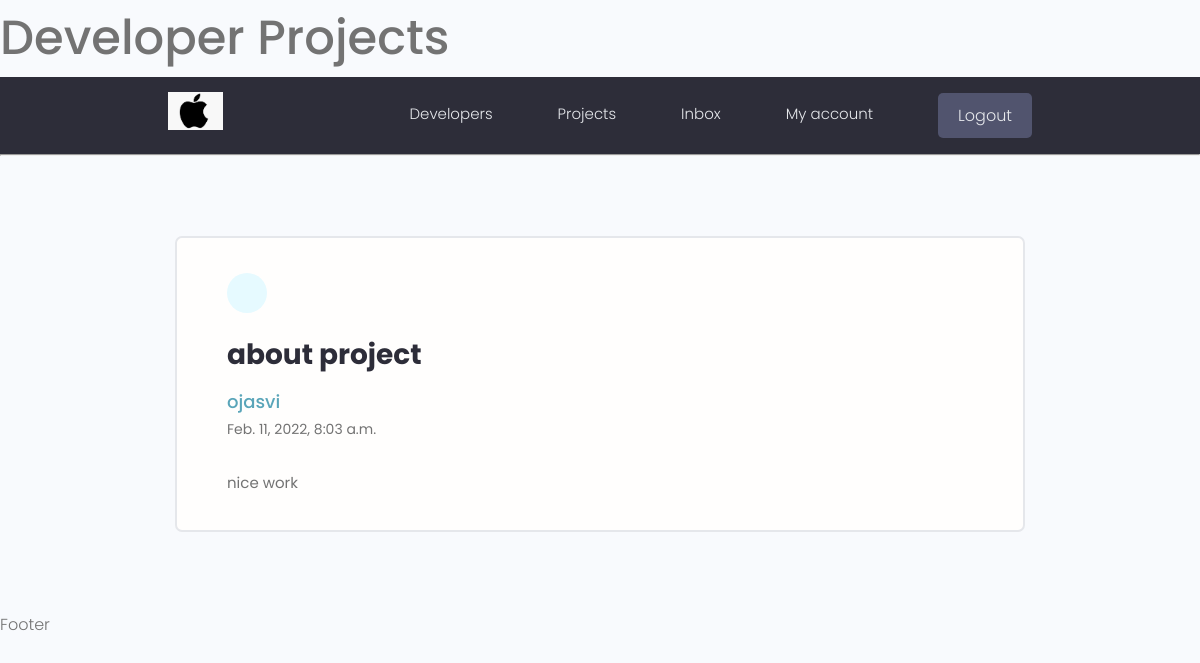
/users/view-message/3/ (signed in), run on the app's committed database.
### users/models.py (models this page shows, shortened)
class Message(models.Model):
    sender = models.ForeignKey(Profile,on_delete=models.SET_NULL,null=True,blank=True)
    recipient = models.ForeignKey(Profile,on_delete=models.SET_NULL,null=True,blank=True,related_name='messages')
    name = models.CharField(max_length=200,null=True,blank=True)
    email = models.EmailField(max_length=200,null=True,blank=True)
    subject = models.CharField(max_length=200,null=True,blank=True)
    body = models.TextField()
    is_read = models.BooleanField(default=False,null=True)
    created = models.DateTimeField(auto_now_add=True)
    class Meta:
        ordering = ['is_read','-created']

### users/views.py (the view)
# urls.py: path('view-message/<str:pk>/',views.viewMessage,name='view-message'),
@login_required(login_url='users:login')
def viewMessage(request,pk):
    message = Message.objects.get(id=pk)
    if message.is_read == False:
        message.is_read = True
        message.save()
    context = {'message':message}
    return render(request,'users/message.html',context)

### users/templates/users/message.html (shortened to what this page needs)
{% extends 'main.html' %}
{% block content %}
<main class="messagePage my-xl">
    <div class="content-box">
      <div class="message">
        <a class="backButton" href="{% url 'users:inbox' %}"></a>
        <h2 class="message__subject">{{message.subject}}</h4>
            {% if message.sender == None %}
            <a href="">class="message__author">{{message.name}}</a>
            {% else %}
            <a href="{% url 'users:single-profile' message.sender.id %}" class="message__author">{{message.name}}</a>
            {% endif %}
            <p class="message__date">{{message.created}}</p>
            <div class="message__body">
               {{message.body}}
                </div>
      </div>
    </div>
</main>
{% endblock %}

### static/styles/app.css (style rules this page uses)
:root { --color-sub: #2d2d39; }
.content-box { width: 95%; max-width: 85rem; margin: 0 auto; }
.message { padding: 2.5rem 0; }
.message > a { display: flex; gap: 1rem; }
.message__author, .message__date { flex-basis: 25%; }
.message__subject { flex-basis: 50%; }
.message__date { text-align: right; }
.messagePage .message { list-style: none; background: var(--color-white); padding: 3.5rem 5rem; border: 2px solid var(--color-light); border-radius: 0.7rem; }
.messagePage .message__subject { font-size: 2.8rem; color: var(--color-sub); margin-bottom: 1rem; margin-top: 2rem; }
.messagePage .message__author { font-size: 1.8rem; font-weight: 500; }
.messagePage .message__date { font-size: 1.4rem; font-weight: 400; text-align: left; margin-bottom: 3rem; }
.backButton { background: var(--color-main-light); color: var(--color-main); width: 4rem; height: 4rem; display: flex; align-items: center; justify-content: center; border-radius: 50%; }

### static/uikit/styles/modules/_variables.css (style rules this page uses)
:root { --color-main: #5aa5b9; --color-main-light: #e6faff; --color-sub: #3f4156; --color-sub-light: #51546e; --color-sub-lighter: #ededfd; --color-text: #737373; --color-gray: #8b8b8b; --color-light: #e5e7eb; --color-light-gray: #767676; --color-bg: #f8fafd; --color-white: #fffefd; --color-white-light: #f3f3f3; --color-success: #359e64; --color-success-bg: #def8e8; --color-error: #fc4b0b; --color-error-bg: #fff2ee; --font-base: 'Poppins', arial, helvetica, 'Segoe UI', roboto, ubuntu, sans-serif; --font-monospace: 'Fira Code', 'Courier New', courier, monospace; --font-regular: 300; --font-medium: 500; --font-bold: 700; --generic-shadow: 1px 1px 5px #00000010; --generic-transition: all 0.3s ease-in-out; }

### static/uikit/styles/modules/_base.css (style rules this page uses)
* { margin: 0; padding: 0; box-sizing: border-box; text-rendering: optimizeLegibility; color: inherit; font-size: inherit; }
html { font-size: 50%; }
@media only screen and (min-width: 480px) { html { font-size: 56.25%; } }
@media only screen and (min-width: 1200px) { html { font-size: 62.5%; } }
body { line-height: 1.6; font-weight: 400; font-size: 1.5rem; color: var(--color-text); background-color: var(--color-bg); min-height: 100vh; }

### static/uikit/styles/modules/_typography.css (style rules this page uses)
* { font-family: var(--font-base); }
h2 { font-size: 3.6rem; font-weight: var(--font-bold); }
p, span, strong { font-size: 1.6rem; color: var(--color-text); font-weight: var(--font-regular); }
a { padding-bottom: 2px; text-decoration: none; display: inline-block; color: var(--color-main); font-weight: var(--font-medium); }

### static/uikit/styles/modules/_utilities.css (style rules this page uses)
.my-xl { margin: 8rem auto; }

### data on the page
Message: subject "about project", name "ojasvi", created "Feb. 11, 2022, 8:03 a.m.", body "nice work"
